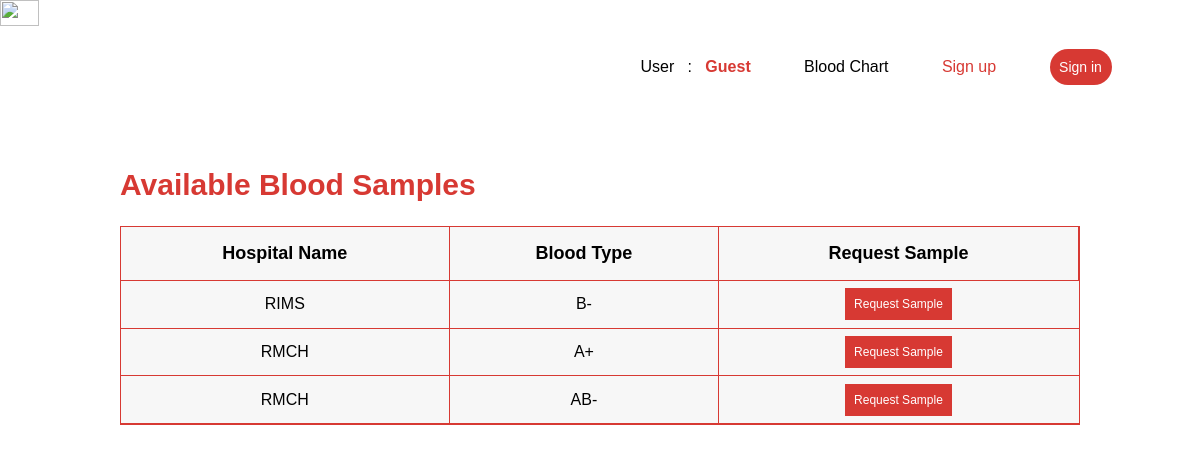
The app's page /sample_guest.php with its own data.
### tables this page shows
CREATE TABLE `add_blood` (
  `fullname` varchar(50) NOT NULL,
  `blood` varchar(4) NOT NULL,
  `unit` int(5) NOT NULL,
  `datetim` varchar(30) NOT NULL
);

### sample_guest.php (the view, shortened to what this page needs)
<?php
include 'includes/dbh.inc.php';
?>
<img
src = 'https://miro.medium.com/max/1838/1*KJACFKJ0GKtnhgR7OmlPFA.gif'
class = 'logo'
align = 'middle'
/>
<?php echo 'User &nbsp : &nbsp' ?>
<span class = 'user'>
<?php echo 'Guest' ?></span>&nbsp &nbsp &nbsp &nbsp &nbsp &nbsp
<a href = 'blood_guest.php'class = 'blood'>Blood Chart</a>&nbsp &nbsp &nbsp &nbsp &nbsp &nbsp
<a href = 'index.php' class = 'logout' alt = 'Logout'>Sign up</a>&nbsp &nbsp &nbsp &nbsp &nbsp &nbsp
<a href = 'signin.php' class = 'logout user1' alt = 'Logout'>Sign in</a>
<head>
</head>
<body>
<h2>Available Blood Samples</h2>
<div class = 'table_container'>
<table class = 'table' cellpadding = '0' cellspacing = '0' border = '0'>
<thead>
<tr>
<th>Hospital Name</th>
<th>Blood Type</th>
<th> Request Sample</th>
</tr>
</thead>
<tbody>
<?php
$sql = 'SELECT fullname,blood FROM add_blood';
$result = $conn->query( $sql );
if ( $result->num_rows > 0 ) {
    while( $row = $result->fetch_assoc() ) {
        $name = $row['fullname'];
        $blood = $row['blood'];
        echo '<tr>';
        echo '<td class="row">'.$name.'</td>';
        echo '<td class="row">'.$blood.'</td>';
        echo '<td><a href="signin.php"><button name="submit" class="request">Request Sample</button></a></td>';
        echo '</tr>';
    }
} else {
    echo '0 results';
}
?>
</tbody>
</body>

### sample_guest.php (style rules this page uses)
* { margin:0; padding:0; font-family: 'Montserrat', sans-serif; }
.user { color: #d73933; font-weight: bold; }
.blood { text-decoration:none; font-weight: 300; color:black; }
.logout { text-decoration:none; font-weight: 300; color:#d73933; }
.user1 { padding: 0.8%; font-size: 14px; color:white; text-decoration:none; font-weight: 300; border-radius: 20px; background-color:#d73933; }
.logo { width: 18%; height: auto; display: inline; margin-right: 35%; }
.table { margin-left:10%; width: 80%; border: 1px solid #d73933; background-color:#F7F7F7; }
.table th { font-size:18px; text-align:left; padding: 16px; border-bottom:1.5px solid #d73933; border-right:1px solid #d73933; text-align:center; }
h2 { color:#d73933; margin-left:10%; margin-top:2%; margin-bottom:2%; font-size:30px; }
td { border-bottom:1px solid #d73933; }
.row { text-align:center; padding:1.5%; border-right:1px solid #d73933; }
.request { padding:2.5%; border:none; background-color: #d73933; color:white; margin-left: 35%; font-weight:300; font-size:12px; cursor:pointer; }

### records on screen
add_blood: fullname "RIMS", blood "B-"
add_blood: fullname "RMCH", blood "A+"
add_blood: fullname "RMCH", blood "AB-"
